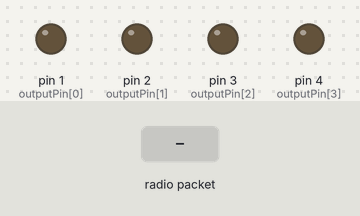
Bench run of a sketch on a simulated Arduino Uno, built with avr-gcc and run on an emulated ATmega328P. On the bench: output pins drawn as LEDs (lit = HIGH). Inputs (shaded band) come from the test bench. No radio packets arrive unless stated.

Above: at 1.2 s.
1.3 s: radio packet "4" arrives
At 2.5 s:
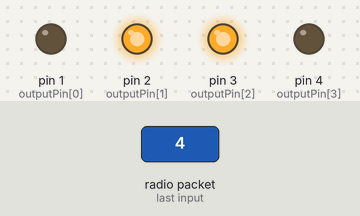
Timing chart, 0 to 11.0 s (numbered marks = the images above; inputs shaded):
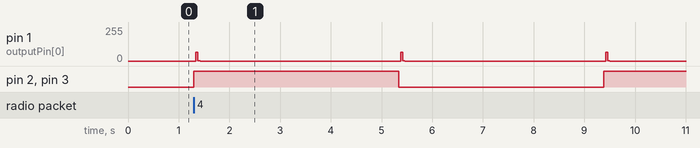

The sketch:

waterLevelRF_RX_tiny.ino
```cpp
//simple Tx on pin D12
//Written By : Mohannad Rawashdeh
// 3:00pm , 13/6/2013
//http://www.genotronex.com/
//..................................
#include <VirtualWire.h>


const int outputPin[] = {1,2,3,4};
const int RX_pin = 0;
int       prevCase = 0;
void beep (unsigned char speakerPin, int frequencyInHertz, long timeInMilliseconds);

void setup()
{

  vw_set_rx_pin(RX_pin);
  vw_setup(4000);        // Bits per sec

  for (int i = 0; i < sizeof(outputPin) / sizeof(int); i++)
  {
    pinMode(outputPin[i], OUTPUT);
  }

  vw_rx_start();       // Start the receiver PLL running
}
void loop()
{
  uint8_t buf[VW_MAX_MESSAGE_LEN];
  uint8_t buflen = VW_MAX_MESSAGE_LEN;

  if (vw_get_message(buf, &buflen)) // Non-blocking
  {
    // switch dependent on data received
    switch (buf[0]) {

      /**************************ALL LEDS OFF************************/
      case '0' :
        for (int i = 0; i < sizeof(outputPin) / sizeof(int); i++)
        {
          digitalWrite(outputPin[i], LOW);
        }
        prevCase = 0;
        break; // case '0'

      /****************************LOSENSE**************************/
      case '1':
        for (int i = 0; i < 1; i++)
        {
          digitalWrite(outputPin[i], HIGH);
        }
        if (prevCase != 1)
        {
//          tone(11, 1200);
//          delay(100);
//          noTone(11);
        }
        prevCase = 1;
        break; // case '1'

      /****************************MEDSENSE*************************/
      case '2' :
        for (int i = 0; i < 2; i++)
        {
          digitalWrite(outputPin[i], HIGH);
        }
        if (prevCase != 2)
        {
//          tone(11, 1200);
//          delay(100);
//          noTone(11);
        }
        prevCase = 2;
        break; // case '2'

      /****************************HISENSE**************************/
      case '3' :
        for (int i = 0; i < 3; i++)
        {
          digitalWrite(outputPin[i], HIGH);
        }
        for (int i = 2000; i > 0; i -= 100)
        {
//          tone(11, 1200);
//          delay(100);
//          noTone(11);
//          delay(i);
        }
//
//        tone(11, 1200);
//        delay(5000);
//        noTone(11);

        break; // case '3'

      /****************************TESTFUNC**************************/
      case '4' :
        for (int i = 0; i < 6; i++)
        {
          for (int i = 0; i < 3; i++)   digitalWrite(outputPin[i], !digitalRead(outputPin[i]));

        beep(1, 8*4000, 20) ;
        delay(500*8);
        }
        break; // case '4'
    }
  }

}

void beep (unsigned char speakerPin, int frequencyInHertz, long timeInMilliseconds)
{	 // http://web.media.mit.edu/~leah/LilyPad/07_sound_code.html
          int x;
          long delayAmount = (long)(1000000/frequencyInHertz);
          long loopTime = (long)((timeInMilliseconds*1000)/(delayAmount*2));
          for (x=0;x<loopTime;x++)
          {
              digitalWrite(speakerPin,HIGH);
              delayMicroseconds(delayAmount);
              digitalWrite(speakerPin,LOW);
              delayMicroseconds(delayAmount*3);
          }
}
```

Measured:
- after the input at 1.3 s, pin 1 (outputPin[0]): 0/255 → 67/255 at once, then repeats every 4.0 s: 3/255 0.04 s, 0/255 4.0 s, 67/255 0.04 s; pin 2 (outputPin[1]), pin 3 (outputPin[2]): LOW → HIGH at once, → LOW 4.0 s later, → HIGH 4.0 s later
